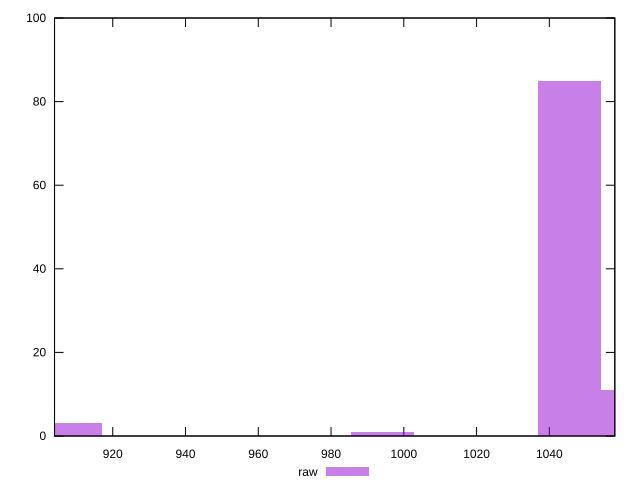

This chart was generated by the following gnuplot code:
reset

$raw <<EOF
994.1411742885507 1
1062.7026345843128 11
1045.5622695103723 85
908.439348918848 3
EOF

set key outside below
set boxwidth 17.14036507394053
set xrange [904:1058]
set yrange [0:100]
set trange [0:100]
set style fill transparent solid 0.5 noborder
set terminal svg size 640, 490 enhanced background rgb 'white'
set output "report_00023_2021-02-20T12:14:57.249Z/uses-rel-preload/samples/pages+cached+noadtech+nomedia+nocss/raw/histogram.svg"

plot $raw title "raw" with boxes

reset
